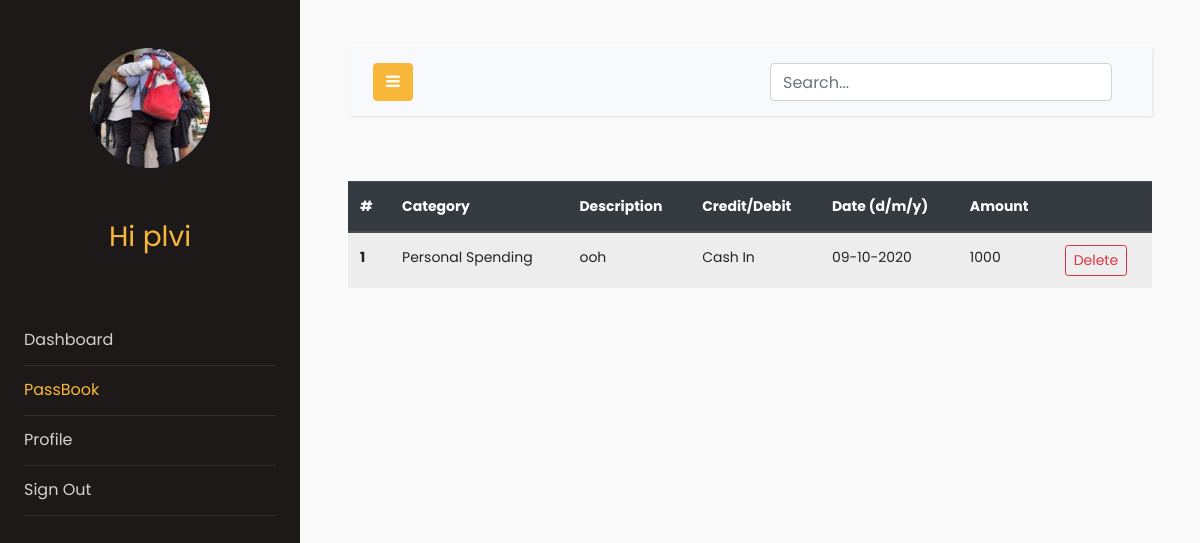
Page /passbook (signed in) on the earlier database version.
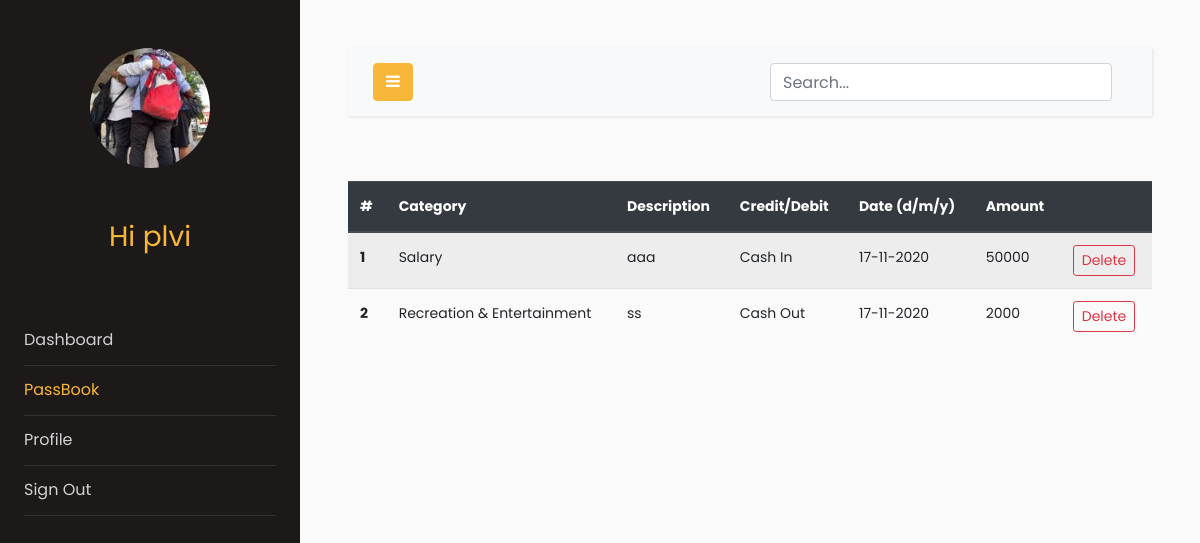
Same page on the later database version.
### models.py (models this page shows, shortened)
class Users(db.Model, UserMixin):
    __tablename__ = "users"
    id = db.Column(db.Integer, primary_key=True)
    email = db.Column(db.String(64), unique=True, index=True)
    name = db.Column(db.String(64))
    pasword_hash = db.Column(db.String(128))
    income = db.Column(db.Integer)
    budget = db.Column(db.Integer)
    profile_image = db.Column(db.String(128), nullable=False, default='default_profile.png')
    trans = db.relationship('Transactions', backref='User', lazy='dynamic')

class Transactions(db.Model):
    __searchable__ = ['description','cat','amount','date']
    users = db.relationship(Users)
    id = db.Column(db.Integer, primary_key=True)
    cashFlow = db.Column(db.Integer)
    amount = db.Column(db.Integer)
    description = db.Column(db.String(64))
    cat = db.Column(db.String(64))
    date = db.Column(db.DateTime)
    userId = db.Column(db.Integer, db.ForeignKey('users.id'), nullable=False)

### app.py (the view)
@app.route("/passbook", methods=["GET", "POST"])
@login_required
def passbook():
    uid = current_user.id
    trans_data = Transactions.query.filter_by(userId=uid).order_by(
        Transactions.date.desc()
    )
    return render_template("passbook.html", trans_data=trans_data)

### models.py (called while the page is built)
@login_manager.user_loader
def load_user(user_id):
    return Users.query.get(user_id)

### templates/passbook.html (shortened to what this page needs)
<!doctype html>
<html lang="en">
<head>
    <link rel="stylesheet" href="https://stackpath.bootstrapcdn.com/font-awesome/4.7.0/css/font-awesome.min.css">
<link rel="stylesheet" href="{{ url_for('static', filename='css1/style.css') }}">
</head>
<body>
    <div class="wrapper d-flex align-items-stretch">
        <nav id="sidebar">
            <div class="p-4 pt-5">
                <a href="#" class="img logo rounded-circle mb-5" style="background-image: url({{url_for('static',filename='profile_pics/'+current_user.profile_image)}})"></a>
                <h3 style="color: #f8b739; font-family: Poppins, Arial, sans-serif; text-align: center;">Hi {{current_user.name}}</h3>
                <br>
                <br>
                <ul class="list-unstyled components mb-5">
                    <li>
                        <a href="{{url_for('dashboard')}}">Dashboard</a>
                    </li>
                    <li class="active">
                        <a href="{{url_for('passbook')}}">PassBook</a>
                    </li>
                    <li>
                        <a href="{{url_for('profile')}}">Profile</a>
                    </li>
                    <li>
                        <a href="{{url_for('logout')}}">Sign Out</a>
                    </li>
                </ul>
            </div>
        </nav>
        <div id="content" class="p-4 p-md-5">
            <nav class="navbar navbar-expand-lg navbar-light bg-light">
                <div class="container-fluid">
                    <button type="button" id="sidebarCollapse" class="btn btn-primary">
                        <i class="fa fa-bars"></i>
                    </button>
                    <form action="search" , method="GET">
                        <div class="container h-50">
                            <div class="d-flex justify-content-center h-100">
                                <input type="search" class="form-control ds-input" id="search-input" name="query" placeholder="Search..." aria-label="Search for..."
                                    autocomplete="off" data-docs-version="4.5" spellcheck="false" role="combobox" aria-autocomplete="list"
                                    aria-expanded="false" aria-owns="algolia-autocomplete-listbox-0" dir="auto"
                                    style="position: relative; vertical-align: top;">
                            </div>
                        </div>
                    </form>
                </div>
            </nav>
            <br>
            <table class="table table-striped">
                <thead class="thead-dark">
                    <tr>
                        <th scope="col">#</th>
                        <th scope="col">Category</th>
                        <th scope="col">Description</th>
                        <th scope="col">Credit/Debit</th>
                        <th scope="col">Date (d/m/y)</th>
                        <th scope="col">Amount</th>
                        <th scope="col"></th>
                    </tr>
                </thead>
                <tbody>
                    {%for r in trans_data%}
                    <tr>
                        <th scope="row">{{loop.index0 + 1}}</th>
                        <td>{{r.cat}}</td>
                        <td>{{r.description}}</td>
                        {%if r.cashFlow == 1 %}
                        <td>Cash In</td>
                        {%else%}
                        <td>Cash Out</td>
                        {%endif%}
                        <td>{{r.date.strftime('%d-%m-%Y')}}</td>
                        <td>{{r.amount}}</td>
                        <td><button type="button" class="btn btn-outline-danger btn-sm" data-toggle="modal" data-target="#del{{r.id}}">
                            Delete
                        </button></td>
                    </tr>
                    {%endfor%}
                </tbody>
            </table>
        </div>
    </div>
</body>
</html>

Differences in the rows shown:
removed Transactions: cat "Personal Spending", description "ooh", cashFlow "Cash In", date "09-10-2020", amount "1000"
added Transactions: cat "Salary", description "aaa", cashFlow "Cash In", date "17-11-2020", amount "50000"
added Transactions: cat "Recreation & Entertainment", description "ss", cashFlow "Cash Out", date "17-11-2020", amount "2000"
